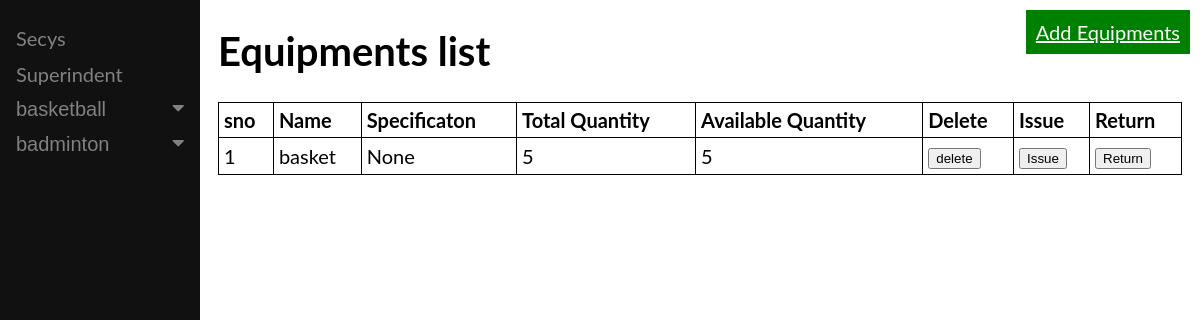
Page /sportapp/1/equipmentsList/ on the committed database.
### sportapp/models.py (models this page shows, shortened)
class clubs(models.Model):
    name = models.CharField(max_length=30,help_text='Enter a club name')
    secy_name= models.CharField(max_length=30,help_text='Enter a secy name')
    email=  models.EmailField()

class equipment(models.Model):
    id = models.UUIDField(primary_key=True, default=uuid.uuid4, help_text='Unique ID for this particular equipment')
    name = models.CharField(max_length=30)
    total_quantity= models.IntegerField(null=True)
    available_quantity=models.IntegerField(null=True)
    sport= models.ForeignKey('clubs', on_delete=models.CASCADE)
    specification=models.TextField(null=True)

### sportapp/views.py (the view)
# urls.py: path('<pk>/equipmentsList/', views.EquipmentListView, name='equipmentsList'),
def EquipmentListView(request,pk):
    clubs_list=clubs.objects.all()
    club=clubs.objects.get(pk=pk)
    equipments=club.equipment_set.all()
    c=club.name
    context = {
             'clubs_list': clubs_list,
             'pk': pk,
            'equipments':equipments,
            'c':c,
        }
    return render(request, 'sportapp/equipments_list.html', context)

### sportapp/templates/sportapp/equipments_list.html (shortened to what this page needs)
<!DOCTYPE html>
<html>
<head>
<link rel="stylesheet" href="https://cdnjs.cloudflare.com/ajax/libs/font-awesome/4.7.0/css/font-awesome.min.css">
</head>
<body>
<div class="sidenav">
    <a href="{% url 'clubsList' %}">Secys</a>
    <a href="{% url 'superindent' %}">Superindent</a>
    {% if clubs_list %}
    {% for club in clubs_list %}
  <button class="dropdown-btn">{{club.name}}
    <i class="fa fa-caret-down"></i>
    </button>
  {% endfor %}
  {% endif %}
</div>
<div class="main">
    <a href="{% url 'equipments' pk %}" class="myButton">Add Equipments</a>
    <h1>
        Equipments list
    </h1>
    {% if equipments %}
    <table style="width:100%">
        <tr>
            <th>sno</th>
            <th>Name</th>
            <th>Specificaton</th>
            <th>Total Quantity</th>
            <th>Available Quantity</th>
            <th>Delete</th>
            <th>Issue</th>
            <th>Return</th>
          </tr>
      {% for equi in equipments %}
      <tr>
        <td></td>
        <td>{{equi.name}}</td>
        <td>{{equi.specification}}</td>
        <td>{{equi.total_quantity}}</td>
        <td>{{equi.available_quantity}}</td>
        <td><a href="{% url 'equipmentDelete' pk=pk id=equi.id %}"><button>delete</button></a></td>
        <td><a href="{% url 'Issue' pk=pk id=equi.id %}"><button>Issue</button></a></td>
        <td><a href="{% url 'Return' pk=pk id=equi.id %}"><button>Return</button></td>
      </tr>
    {% endfor %}
</table>
  {% else %}
    <p>There are no Equipments </p>
  {% endif %}
</div>
</body>
</html>

### sportapp/templates/sportapp/equipments_list.html (style rules this page uses)
body { font-family: "Lato", sans-serif; }
.sidenav { height: 100%; width: 200px; position: fixed; z-index: 1; top: 0; left: 0; background-color: #111; overflow-x: hidden; padding-top: 20px; }
.sidenav a, .dropdown-btn { padding: 6px 8px 6px 16px; text-decoration: none; font-size: 20px; color: #818181; display: block; border: none; background: none; width: 100%; text-align: left; cursor: pointer; outline: none; }
.main { margin-left: 200px; font-size: 20px; padding: 0px 10px; }
.fa-caret-down { float: right; padding-right: 8px; }
tr td:first-child:before { counter-increment: Serial; content: "" counter(Serial); }
body { counter-reset: Serial; }
table, th, td { border: 1px solid black; border-collapse: collapse; }
th, td { padding: 5px; text-align: left; }
.myButton { padding: 10px; display:block; background-color: green; color: white; text-align:center; position: absolute; top: 10px; right: 10px; }

### rows in the picture
clubs: name "basketball"
clubs: name "badminton"
equipment: name "basket", specification "None", total_quantity "5", available_quantity "5"
